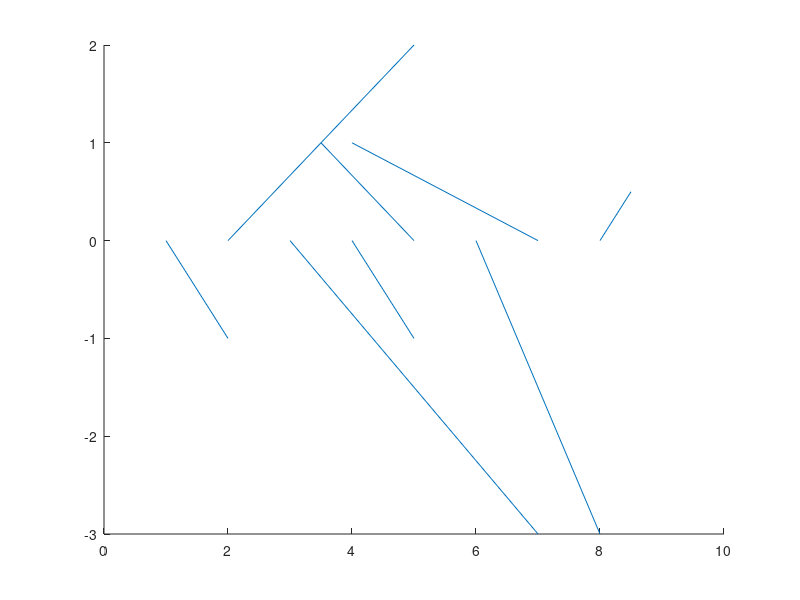

Here is the MATLAB script that generated this plot:
a = [1 3 4 1 -1.5 2 -3 .5];% e.g. choose your Y direction
b= [-1 2 -3 -1 1 -3 1 .5];% choose your X direction
for i = 1:length(a)

    a1 =[i i+a(i)];
    b2 = [0 b(i)];

    line(a1,b2) 
    hold on
end